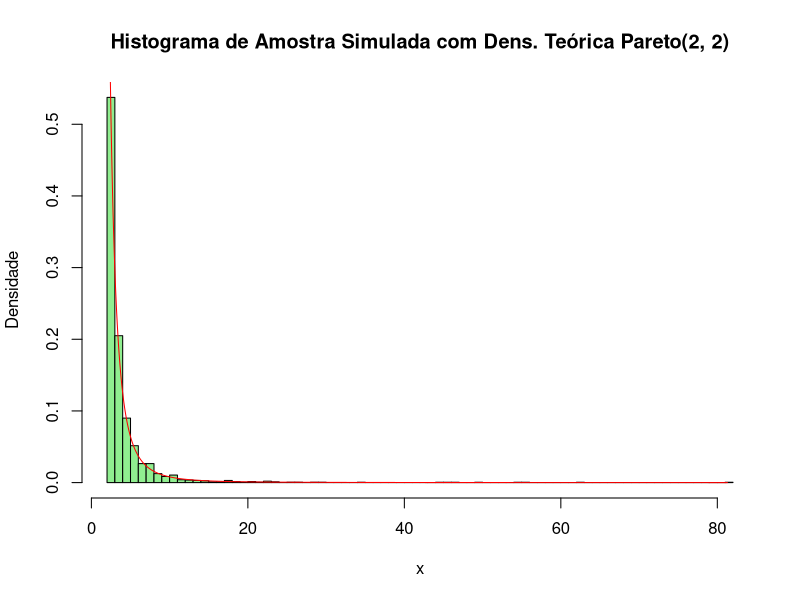
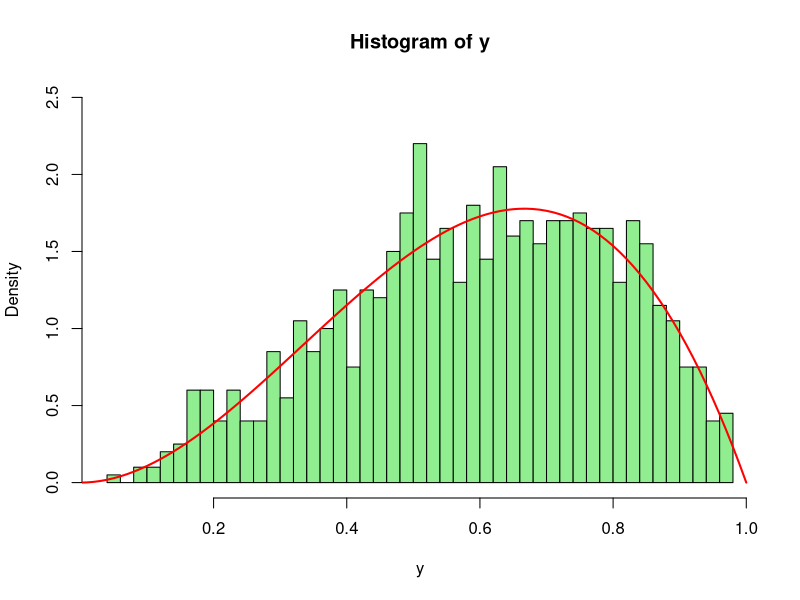
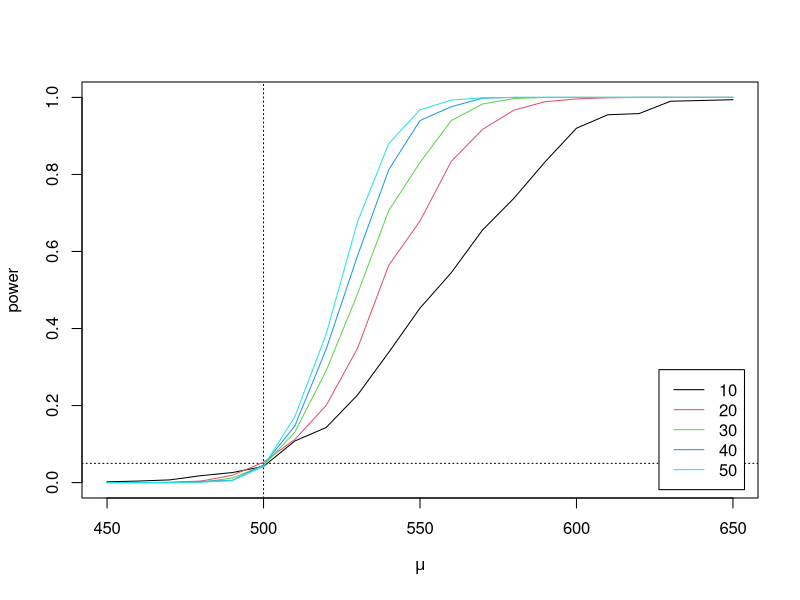

These figures' R source, in order:
## ---- chunk 1
set.seed(1)
# Valores iniciais dados pelo problema
a <- 2
b <- 2
n <- 2000
u <- runif(n)
x <- b * (u)^(-1/a)
print(summary(x))

hist(x, breaks = 100, prob = TRUE, col = 'lightgreen'
     , main = "Histograma de Amostra Simulada com Dens. Teórica Pareto(2, 2)"
     , xlab = 'x', ylab = 'Densidade')
y <- sort(x)
fy <- a * b^a * y^(- (a + 1))
lines (y, fy, col = 'red', lwd = 1)

## ---- chunk 2
function_Beta <- function(n, a, b) 
{ 
  k <- 0
  y <- numeric(n) 
  count <- 0
  while (k < n) 
  {
    u <- runif(1)
    x <- runif(1)
    if (x^(a - 1) * (1 - x)^(b - 1) > u) 
    {
      k <- k + 1
      y[k] <- x
    }
    count <- count + 1
  }
  print(paste("Quantidade de iterações: ", count))
  return(y)
}

y <- function_Beta(1000, a = 3, b = 2)
hist(y, breaks = 50, prob = TRUE, ylim = c(0, 2.5), col='lightgreen')
z <- seq (0, 1, .01)
f.z <- 12 * z^2 * (1-z)
lines (z, f.z, col = 'red', lwd=2)
## ---- chunk 3
n <- 20000
# Geração da distribuiçào uniforme entre os intervalor 0 e 0.5
u <- runif(n, 0, 0.5)
theta <- 0.5 * mean(exp(-u))
theta
## ---- chunk 4
# Para cada 2.000 amostras da distribuiçào uniforme no intervalo [0, 0.5], vamos 
# calcular o estimador de Monte Carlo usando a função 0.5 * exp(-u), fazendo isso
# 2.000 vezes
estimator <- replicate(2000, expr = {
  u <- runif(n, 0, 0.5)
  theta <- 0.5 * mean(exp(-u))
  theta
})
print(paste("Média do estimador: ", mean(estimator)))
print(paste("Variância do estimador: ", var(estimator)))
print(paste("DP do estimador: ", sd(estimator)))
## ---- chunk 5
n <- 20000
v <- rexp(n, 1)
theta <- mean(v <= 0.5)
theta
## ---- chunk 6
estimator_1 <- replicate(2000, expr = {
  v <- rexp(n, 1)
  theta <- mean(v <= 0.5)
  theta
})
print(paste("Média do estimador", mean(estimator_1)))
print(paste("Variância do estimador: ", var(estimator_1)))
print(paste("DP do estimador: ", sd(estimator_1)))

print(paste("Razão entre os estimadores: ", var(estimator)/var(estimator_1)))


## ---- chunk 7
m <- 20000 
monte_carlo <- replicate (2000, expr = 
                   { 
                     u <- runif (m) 
                     mean (exp(-u)/(1 + u^2)) 
                    }
                 )

anti_ethic <- replicate (2000, expr = 
                           { u <- runif (m/2) 
                           x1 <- exp(-u)/(1 + u^2) 
                           x2 <- exp(-(1 -u))/(1 + ((1 -u)^2)) 
                           mean (c (x1, x2)) 
                           }
                         )

print(c(mean(monte_carlo), var(monte_carlo)))
print(c(mean(anti_ethic), var(anti_ethic)))

approx_reduction = 100 * (var (monte_carlo) - var (anti_ethic)) / var (monte_carlo)
print(paste(round(approx_reduction,4), "%"))

## ---- chunk 8
n <- 20000
imp_sampl_1 <- replicate(2000, expr = 
                   {
                     x <- sqrt(rchisq(n, 1)) + 1
                     f <- 2 * dnorm(x, 1)
                     g <- x^2 * exp(-x^2/2)/sqrt(2 * pi)
                     mean (g/f)
                   }
)
 
imp_sampl_2 <- replicate(2000, expr = 
                   {
                     x <- rgamma(n, 3/2, 2) + 1
                     f <- dgamma(x - 1, 3/2, 2)
                     g <- x^2 * exp(-x^2/2)/sqrt(2 * pi)
                     mean (g/f)
                   }
)

print(c(mean(imp_sampl_1), mean(imp_sampl_2)))
print(c(var(imp_sampl_1), var(imp_sampl_2)))
print(var(imp_sampl_1)/var(imp_sampl_2))

## ---- chunk 9
set.seed(1)

M <- 10000
k <- 5
m <- M/k
si <- numeric(k)
v <- numeric(k)
g <- function(x) exp(-x)/(1 + x^2)
f <- function(x) ((k * exp(-x))/(1 - exp(-1)))


for(j in 1:k) {
  u <- runif(m, (j - 1)/k, j/k)
  x <- -log(1 - (1 - exp(-1)) * u)
  fg <- g(x)/f(x)
  si[j] <- mean(fg)
  v[j] <- var(fg)
}

print(sum(si))
print(mean(v))
print(sqrt(mean(v)))

## ---- chunk 10
n <- 20
K <- n/2 - 1 
m <- 1000
mse <- matrix(0, n/2, 2) 
trimmed.mse <- function(n, m, k) 
  {
    tmean <- numeric(m)
    for (i in 1:m) 
    {
      x <- sort(rcauchy(n))
      tmean[i] <- sum(x[(k + 1):(n - k)])/(n - 2 * k)
    }
    mse.est <- mean(tmean^2)
    se.mse <- sqrt(mean((tmean - mean(tmean))^2))/sqrt(m)
    return(c(mse.est, se.mse))
}

for (k in 0:K) 
{
  mse[k + 1, 1:2] <- trimmed.mse(n = n, m = m, k = k)
}

mse <- as.data.frame(cbind(0:K, mse))
names(mse) <- c("k", "t-mean", "se")
print(mse)

## ---- chunk 11
N <- c(10, 20, 30, 40, 50) 
m <- 1000
mu0 <- 500
sigma <- 100
mu <- c(seq(450, 650, 10))
M <- length(mu)
power <- matrix(0, M, 5)
for (j in 1:5) 
{
  n <- N[j]
  for (i in 1:M) 
  {
    mu1 <- mu[i]
    pvalues <- replicate(m, expr = 
    {
      x <- rnorm(n, mean = mu1, sd = sigma)
      ttest <- t.test(x, alternative = "greater", mu = mu0)
      ttest$p.value
    })
    power[i, j] <- mean(pvalues <= 0.05)
  }
}
## ---- chunk 12
plot(mu, power[, 1], type = "l", ylim = range(power), xlab = bquote(mu), ylab = "power")
abline(v = mu0, lty = 3)
abline(h = 0.05, lty = 3)
for (j in 2:5) 
  {
    lines(mu, power[, j], col = j)
  }

legend("bottomright", inset = 0.02, legend = N, col = 1:5, lty = 1)

## ---- chunk 13
n <- 30
confid_interv <- replicate(10000, expr = 
  {
    x <- rlnorm(n)
    y <- log(x)
    ybar <- mean(y)
    se <- sd(y)/sqrt(n)
    ybar + se * qnorm(c(0.025, 0.975))
  })
L_confid_interv <- confid_interv[1, ]
U_confid_interv <- confid_interv[2, ]

print(sum(L_confid_interv < 0 & U_confid_interv > 0))
print(mean(L_confid_interv < 0 & U_confid_interv > 0))

  
  
